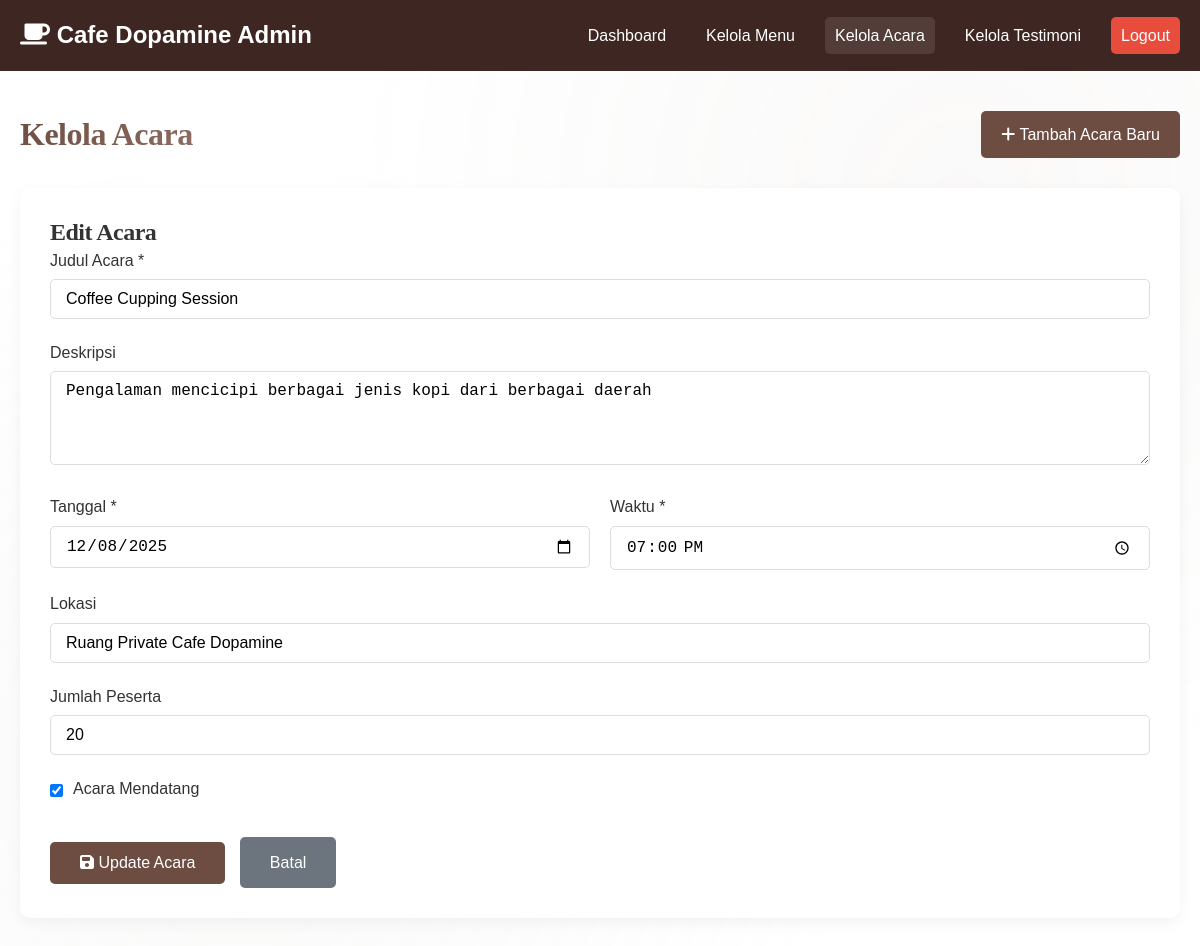
The page /admin/manage_events.php?edit=2 (signed in) on the database its author committed.
### tables this page shows
CREATE TABLE `events` (
  `id` int(11) NOT NULL,
  `title` varchar(200) NOT NULL,
  `description` text DEFAULT NULL,
  `date` date NOT NULL,
  `time` time NOT NULL,
  `location` varchar(200) DEFAULT NULL,
  `participants` int(11) DEFAULT 0,
  `is_upcoming` tinyint(1) DEFAULT 1,
  `created_at` timestamp NOT NULL DEFAULT current_timestamp()
);

### admin/manage_events.php (the view, shortened to what this page needs)
<?php
require_once '../includes/database.php';
?>
<!DOCTYPE html>
<html lang="id">
<head>
    <link rel="stylesheet" href="../css/style.css">
    <link rel="stylesheet" href="https://cdnjs.cloudflare.com/ajax/libs/font-awesome/6.4.0/css/all.min.css">
</head>
<body>
    <header class="admin-header">
        <div class="container">
            <nav class="admin-nav">
                <div class="admin-logo">
                    <i class="fas fa-coffee"></i> Cafe Dopamine Admin
                </div>
                <div class="admin-nav-links">
                    <a href="dashboard.php">Dashboard</a>
                    <a href="manage_menu.php">Kelola Menu</a>
                    <a href="manage_events.php" class="active">Kelola Acara</a>
                    <a href="manage_testimonials.php">Kelola Testimoni</a>
                    <a href="logout.php" class="logout-btn">Logout</a>
                </div>
            </nav>
        </div>
    </header>
    <main class="admin-container">
        <div class="admin-title">
            <h1>Kelola Acara</h1>
            <a href="manage_events.php?action=add" class="btn-add">
                <i class="fas fa-plus"></i> Tambah Acara Baru
            </a>
        </div>
        <?php if (isset($_GET['action']) && $_GET['action'] === 'add'): ?>
            <div class="form-container">
                <h2>Tambah Acara Baru</h2>
                <form method="POST" action="">
                    <input type="hidden" name="action" value="add">
                    <div class="form-group">
                        <label for="title">Judul Acara *</label>
                        <input type="text" id="title" name="title" class="form-control" required>
                    </div>
                    <div class="form-group">
                        <label for="description">Deskripsi</label>
                        <textarea id="description" name="description" class="form-control" rows="4"></textarea>
                    </div>
                    <div class="datetime-group">
                        <div class="form-group">
                            <label for="date">Tanggal *</label>
                            <input type="date" id="date" name="date" class="form-control" required>
                        </div>
                        <div class="form-group">
                            <label for="time">Waktu *</label>
                            <input type="time" id="time" name="time" class="form-control" required>
                        </div>
                    </div>
                    <div class="form-group">
                        <label for="location">Lokasi</label>
                        <input type="text" id="location" name="location" class="form-control">
                    </div>
                    <div class="form-group">
                        <label for="participants">Jumlah Peserta</label>
                        <input type="number" id="participants" name="participants" class="form-control" min="0" value="0">
                    </div>
                    <div class="form-group">
                        <div class="checkbox-group">
                            <input type="checkbox" id="is_upcoming" name="is_upcoming" value="1" checked>
                            <label for="is_upcoming">Acara Mendatang</label>
                        </div>
                    </div>
                    <div class="form-actions">
                        <button type="submit" class="btn-submit">
                            <i class="fas fa-save"></i> Simpan Acara
                        </button>
                        <a href="manage_events.php" class="btn-cancel">Batal</a>
                    </div>
                </form>
            </div>
        <?php elseif (isset($_GET['edit'])):
            $id = intval($_GET['edit']);
            $result = $conn->query("SELECT * FROM events WHERE id = $id");
            $event = $result->fetch_assoc();
            if ($event):
        ?>
            <div class="form-container">
                <h2>Edit Acara</h2>
                <form method="POST" action="">
                    <div class="form-group">
                        <label for="title">Judul Acara *</label>
                        <input type="text" id="title" name="title" class="form-control" value="<?php echo htmlspecialchars($event['title']); ?>" required>
                    </div>
                    <div class="form-group">
                        <label for="description">Deskripsi</label>
                        <textarea id="description" name="description" class="form-control" rows="4"><?php echo htmlspecialchars($event['description']); ?></textarea>
                    </div>
                    <div class="datetime-group">
                        <div class="form-group">
                            <label for="date">Tanggal *</label>
                            <input type="date" id="date" name="date" class="form-control" value="<?php echo $event['date']; ?>" required>
                        </div>
                        <div class="form-group">
                            <label for="time">Waktu *</label>
                            <input type="time" id="time" name="time" class="form-control" value="<?php echo substr($event['time'], 0, 5); ?>" required>
                        </div>
                    </div>
                    <div class="form-group">
                        <label for="location">Lokasi</label>
                        <input type="text" id="location" name="location" class="form-control" value="<?php echo htmlspecialchars($event['location']); ?>">
                    </div>
                    <div class="form-group">
                        <label for="participants">Jumlah Peserta</label>
                        <input type="number" id="participants" name="participants" class="form-control" min="0" value="<?php echo $event['participants']; ?>">
                    </div>
                    <div class="form-group">
                        <div class="checkbox-group">
                            <input type="checkbox" id="is_upcoming" name="is_upcoming" value="1" <?php echo $event['is_upcoming'] ? 'checked' : ''; ?>>
                            <label for="is_upcoming">Acara Mendatang</label>
                        </div>
                    </div>
                    <div class="form-actions">
                        <button type="submit" class="btn-submit">
                            <i class="fas fa-save"></i> Update Acara
                        </button>
                        <a href="manage_events.php" class="btn-cancel">Batal</a>
                    </div>
                </form>
            </div>
        <?php
            else:
                echo '<div class="message error">Acara tidak ditemukan!</div>';
            endif;
        endif; ?>
    </main>
</body>
</html>

### css/style.css (style rules this page uses)
* { margin: 0; padding: 0; box-sizing: border-box; }
html { scroll-behavior: smooth; scroll-padding-top: 100px; }
:root { --primary-color: #6d4c41; --secondary-color: #a1887f; --accent-color: #d7ccc8; --light-color: #f5f5f5; --dark-color: #3e2723; --text-color: #333333; --text-light: #777777; --white: #ffffff; --shadow: 0 10px 30px rgba(0, 0, 0, 0.08); --shadow-hover: 0 20px 40px rgba(0, 0, 0, 0.15); --transition: all 0.4s cubic-bezier(0.175, 0.885, 0.32, 1.1); --border-radius: 16px; --gradient-primary: linear-gradient(135deg, #6d4c41 0%, #8d6e63 100%); --gradient-light: linear-gradient(135deg, #f9f5f3 0%, #f0e6e1 100%); }
body { font-family: 'Poppins', sans-serif; color: var(--text-color); background-color: var(--white); line-height: 1.7; overflow-x: hidden; position: relative; }
body::before { content: ''; position: fixed; top: 0; left: 0; width: 100%; height: 100%; background: radial-gradient(circle at 20% 80%, rgba(215, 204, 200, 0.1) 0%, transparent 50%), radial-gradient(circle at 80% 20%, rgba(161, 136, 127, 0.05) 0%, transparent 50%); pointer-events: none; z-index: -1; }
.container { width: 100%; max-width: 1200px; margin: 0 auto; padding: 0 20px; }
h1, h2, h3, h4 { font-family: 'Playfair Display', serif; font-weight: 700; line-height: 1.2; letter-spacing: -0.5px; }
h1 { background: var(--gradient-primary); -webkit-background-clip: text; -webkit-text-fill-color: transparent; background-clip: text; }
a { text-decoration: none; color: inherit; transition: var(--transition); }

### admin/manage_events.php (style rules this page uses)
.admin-header { background-color: var(--dark-color); color: white; padding: 15px 0; position: sticky; top: 0; z-index: 100; }
.admin-nav { display: flex; justify-content: space-between; align-items: center; }
.admin-logo { font-size: 1.5rem; font-weight: 600; }
.admin-nav-links { display: flex; gap: 20px; }
.admin-nav-links a { color: white; padding: 5px 10px; border-radius: 5px; transition: var(--transition); }
.admin-nav-links a:hover, .admin-nav-links a.active { background-color: rgba(255,255,255,0.1); }
.logout-btn { background: #e74c3c; }
.admin-container { padding: 40px 20px; max-width: 1200px; margin: 0 auto; }
.admin-title { margin-bottom: 30px; color: var(--dark-color); display: flex; justify-content: space-between; align-items: center; }
.btn-add { background-color: var(--primary-color); color: white; padding: 10px 20px; border-radius: 5px; text-decoration: none; transition: var(--transition); }
.form-container { background: white; border-radius: 10px; padding: 30px; box-shadow: 0 5px 15px rgba(0,0,0,0.05); }
.form-group { margin-bottom: 20px; }
.form-group label { display: block; margin-bottom: 5px; font-weight: 500; }
.form-control { width: 100%; padding: 10px 15px; border: 1px solid #ddd; border-radius: 5px; font-size: 16px; transition: var(--transition); }
.checkbox-group { display: flex; align-items: center; gap: 10px; }
.checkbox-group input { width: auto; }
.btn-submit { background-color: var(--primary-color); color: white; border: none; padding: 12px 30px; border-radius: 5px; font-size: 16px; cursor: pointer; transition: var(--transition); }
.btn-cancel { background-color: #6c757d; color: white; border: none; padding: 12px 30px; border-radius: 5px; font-size: 16px; cursor: pointer; transition: var(--transition); text-decoration: none; display: inline-block; margin-left: 10px; }
.form-actions { margin-top: 30px; }
.datetime-group { display: flex; gap: 20px; }
.datetime-group .form-group { flex: 1; }

### rows shown on the page
events: title "Coffee Cupping Session", description "Pengalaman mencicipi berbagai jenis kopi dari berbagai daerah", date "12/08/2025", time "19:00", location "Ruang Private Cafe Dopamine", participants "20", is_upcoming "☑"
